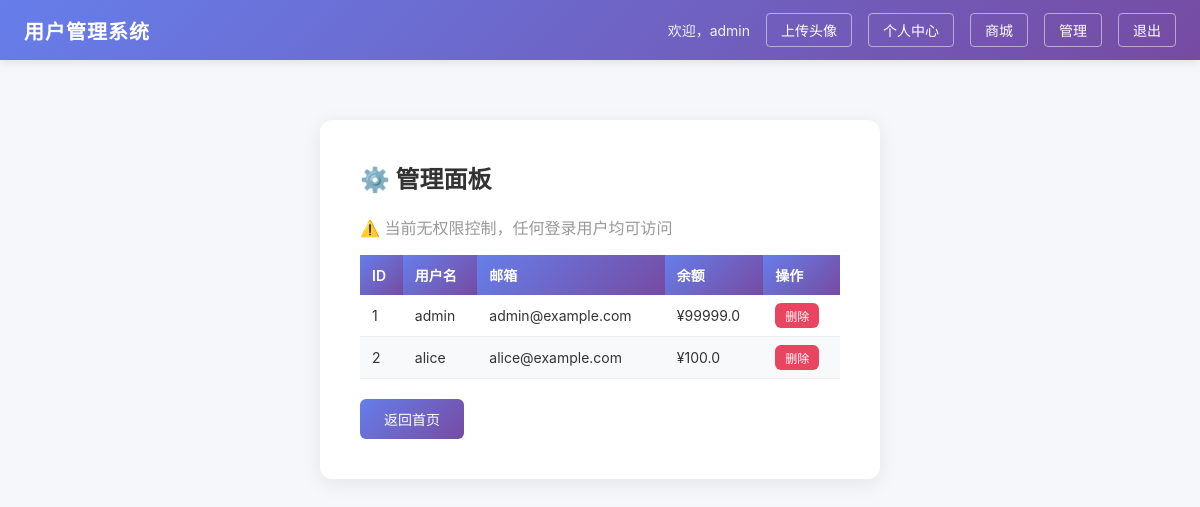
Page /admin (signed in) on the earlier database version.
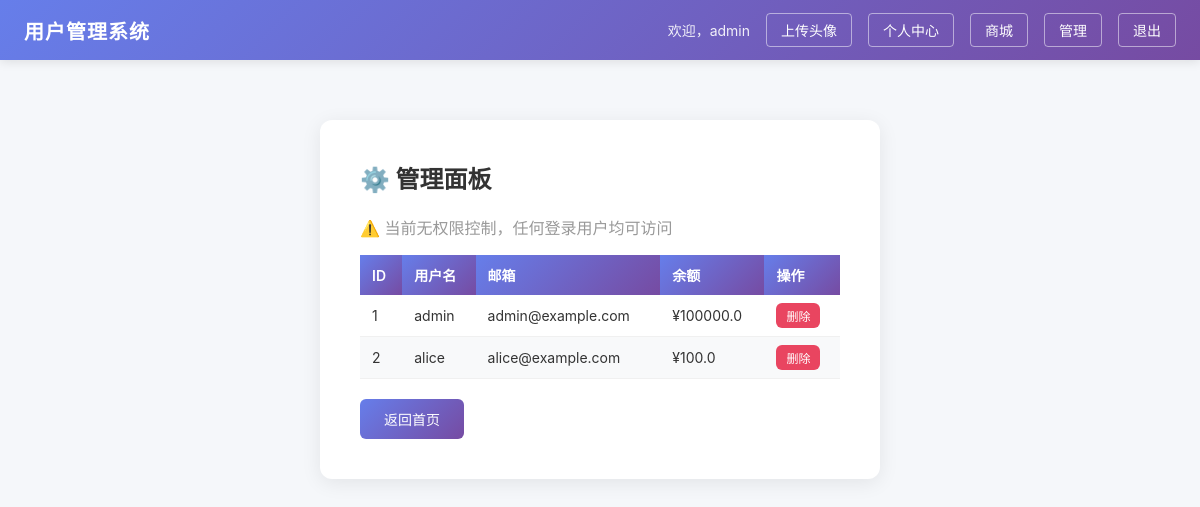
Same page on the later database version.
### tables this page shows
CREATE TABLE users (
            id INTEGER PRIMARY KEY AUTOINCREMENT,
            username TEXT UNIQUE NOT NULL,
            password TEXT NOT NULL,
            email TEXT,
            phone TEXT,
            balance REAL DEFAULT 0
        );

### app.py (the view)
@app.route("/admin", methods=["GET"])
def admin_panel():
    if "username" not in session:
        return redirect("/login")
    conn = get_db()
    c = conn.cursor()
    c.execute("SELECT id, username, email, balance FROM users")
    users = [dict(r) for r in c.fetchall()]
    conn.close()
    return render_template("admin.html", users=users)

### app.py (called while the page is built)
def get_db():
    conn = sqlite3.connect(DB_PATH)
    conn.row_factory = sqlite3.Row
    return conn

### templates/admin.html (shortened to what this page needs)
{% extends "base.html" %}
{% block content %}
<div class="card">
    <h2>⚙️ 管理面板</h2>
    <p style="color: #999;">⚠️ 当前无权限控制，任何登录用户均可访问</p>
    <table class="search-table" style="margin-top: 16px;">
        <thead>
            <tr><th>ID</th><th>用户名</th><th>邮箱</th><th>余额</th><th>操作</th></tr>
        </thead>
        <tbody>
            {% for u in users %}
            <tr>
                <td>{{ u.id }}</td>
                <td>{{ u.username }}</td>
                <td>{{ u.email }}</td>
                <td>¥{{ u.balance }}</td>
                <td>
                    <form method="post" action="/admin/delete-user" onsubmit="return confirm('确定删除用户 {{ u.username }} ？')">
                        <button type="submit" class="btn" style="background: #e94560; padding: 4px 10px; font-size: 12px;">删除</button>
                    </form>
                </td>
            </tr>
            {% endfor %}
        </tbody>
    </table>
    <div style="margin-top: 20px;">
        <a href="/" class="btn" style="text-decoration: none;">返回首页</a>
    </div>
</div>
{% endblock %}

### templates/base.html (shortened to what this page needs)
<!DOCTYPE html>
<html lang="zh-CN">
<head>
    <link rel="stylesheet" href="/static/css/style.css">
</head>
<body>
    <nav class="navbar">
        <div class="nav-left">
            <span class="brand">用户管理系统</span>
        </div>
        <div class="nav-right">
            {% if session.get('username') %}
                <span class="nav-welcome">欢迎，{{ session['username'] }}</span>
                <a href="/upload" class="nav-link">上传头像</a>
                <a href="/profile?user_id=1" class="nav-link">个人中心</a>
                <a href="/shop" class="nav-link">商城</a>
                <a href="/admin" class="nav-link">管理</a>
                <a href="/logout" class="nav-link">退出</a>
            {% else %}
                <a href="/login" class="nav-link">登录</a>
                <a href="/register" class="nav-link">注册</a>
            {% endif %}
        </div>
    </nav>
    <main class="container">
        {% block content %}{% endblock %}
    </main>
</body>
</html>

### static/css/style.css (style rules this page uses)
* { margin: 0; padding: 0; box-sizing: border-box; }
body { font-family: -apple-system, BlinkMacSystemFont, "Segoe UI", Roboto, "Helvetica Neue", Arial, sans-serif; background-color: #f5f7fa; min-height: 100vh; color: #333; }
.navbar { background: linear-gradient(135deg, #667eea, #764ba2); color: #fff; display: flex; justify-content: space-between; align-items: center; padding: 0 24px; height: 60px; box-shadow: 0 2px 10px rgba(0, 0, 0, 0.1); }
.nav-left .brand { font-size: 20px; font-weight: 700; letter-spacing: 1px; }
.nav-right { display: flex; align-items: center; gap: 16px; }
.nav-welcome { font-size: 14px; opacity: 0.9; }
.nav-link { color: #fff; text-decoration: none; font-size: 14px; padding: 6px 14px; border: 1px solid rgba(255, 255, 255, 0.5); border-radius: 4px; transition: background 0.2s; }
.container { max-width: 600px; margin: 60px auto; padding: 0 20px; }
.card { background: #fff; border-radius: 12px; box-shadow: 0 4px 20px rgba(0, 0, 0, 0.08); padding: 40px; }
.card h2 { margin-bottom: 20px; font-size: 24px; color: #333; }
.card p { margin-bottom: 16px; color: #666; }
.btn { display: inline-block; background: linear-gradient(135deg, #667eea, #764ba2); color: #fff; border: none; border-radius: 6px; padding: 10px 24px; font-size: 14px; cursor: pointer; text-decoration: none; transition: opacity 0.2s; }
.search-table { width: 100%; border-collapse: collapse; margin-top: 12px; font-size: 14px; }
.search-table th { background: linear-gradient(135deg, #667eea, #764ba2); color: #fff; padding: 10px 12px; text-align: left; font-weight: 600; }
.search-table td { padding: 8px 12px; border-bottom: 1px solid #f0f0f0; }
.search-table tr:nth-child(even) { background-color: #f8f9fa; }

Differences in the rows shown:
changed users "admin": balance "99999.0" → "100000.0"
